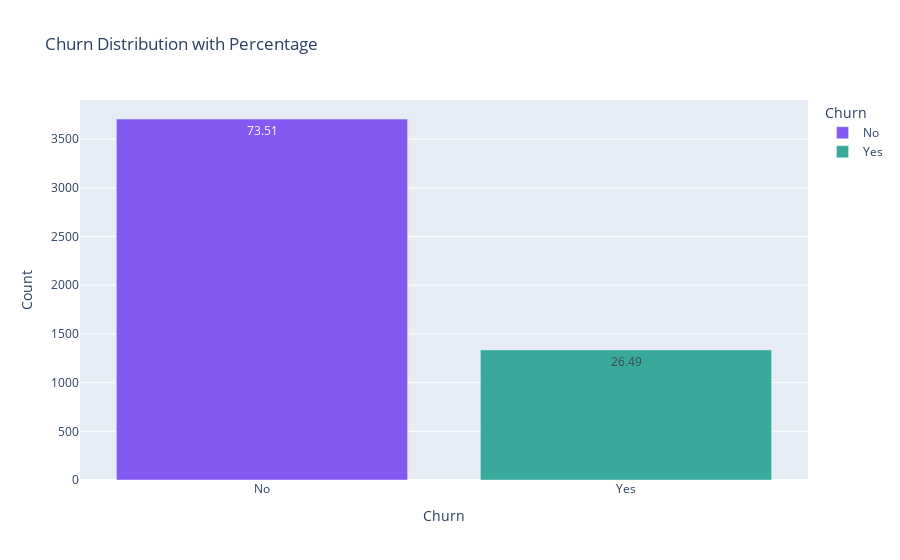

Notebook cell for this chart:
### Markdown cell above
# QUESTION ONE


##### DISTRIBUTION OF CHURN: WHAT IS THE PROPORTION OF CUSTOMERS WHO HAVE CHURNED VERSUS THOSE WHO HAVE NOT CHURNED?

### Code cell
# Calculate the distribution of 'Churn' in the train dataset
churn_distribution = train['Churn'].value_counts().reset_index(name='Count')

# Calculate the percentage of each category
churn_distribution['Percentage'] = round((churn_distribution['Count'] / churn_distribution['Count'].sum()) * 100, 2)

# Print the distribution
print(churn_distribution)

# Plot the distribution with percentage
fig = px.bar(churn_distribution, 
             x='Churn', 
             y='Count', 
             color='Churn', 
             text='Percentage',  # Add percentage to hover text
             title='Churn Distribution with Percentage', 
             labels={'Count': 'Count', 'Churn': 'Churn', 'Percentage': 'Percentage (%)'}
             )


# Show plot
fig.show()

### Figure 1 — Plotly figure (JSON) as saved in the notebook; plotly's stock layout.template omitted (floating-point values rounded to 4 significant figures)
{"data": [{"alignmentgroup": "True", "hovertemplate": "Churn=%{x}<br>Count=%{y}<br>Percentage (%)=%{text}<extra></extra>", "legendgroup": "No", "marker": {"color": "#835AF1", "pattern": {"shape": ""}}, "name": "No", "offsetgroup": "No", "orientation": "v", "showlegend": true, "text": [73.51], "textposition": "auto", "type": "bar", "x": ["No"], "xaxis": "x", "y": [3707], "yaxis": "y"}, {"alignmentgroup": "True", "hovertemplate": "Churn=%{x}<br>Count=%{y}<br>Percentage (%)=%{text}<extra></extra>", "legendgroup": "Yes", "marker": {"color": "#37AA9C", "pattern": {"shape": ""}}, "name": "Yes", "offsetgroup": "Yes", "orientation": "v", "showlegend": true, "text": [26.49], "textposition": "auto", "type": "bar", "x": ["Yes"], "xaxis": "x", "y": [1336], "yaxis": "y"}], "layout": {"barmode": "relative", "legend": {"title": {"text": "Churn"}, "tracegroupgap": 0}, "title": {"text": "Churn Distribution with Percentage"}, "xaxis": {"anchor": "y", "categoryarray": ["No", "Yes"], "categoryorder": "array", "domain": [0, 1], "title": {"text": "Churn"}}, "yaxis": {"anchor": "x", "domain": [0, 1], "title": {"text": "Count"}}}}
